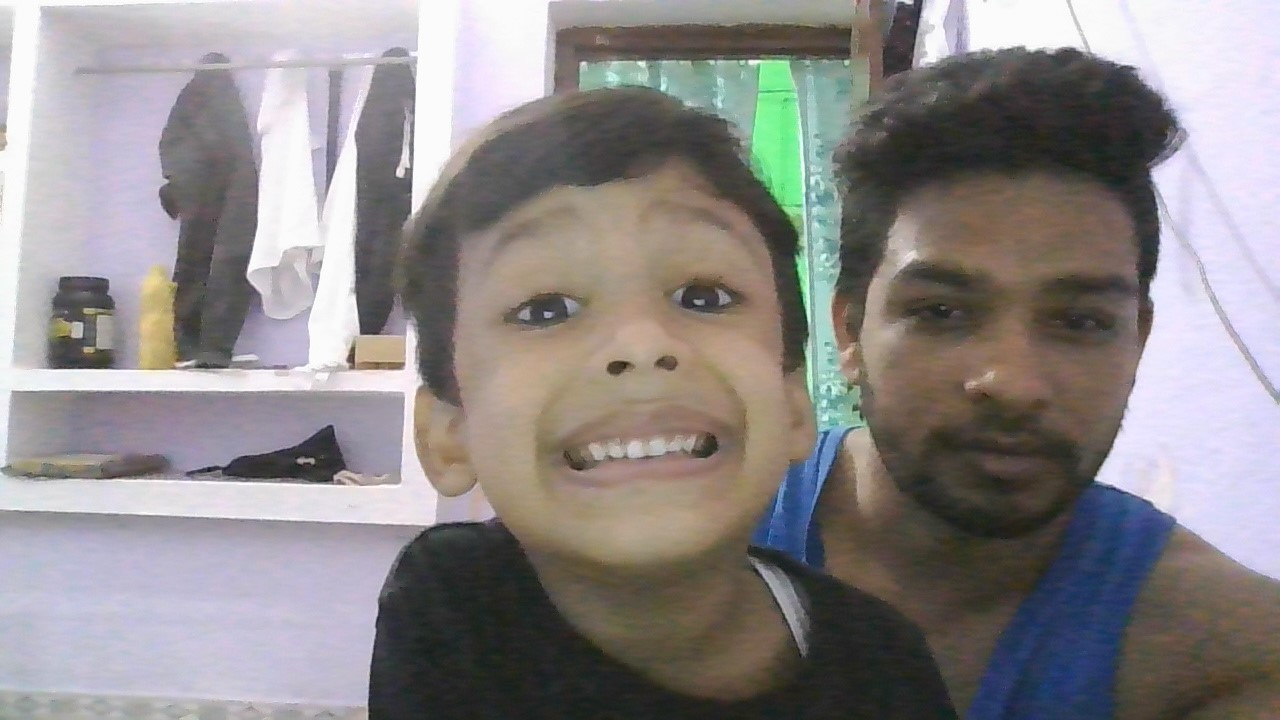
#> input picture pro.jpg, 1280 x 720 px
$ jupyter execute --allow-errors 'Day 17 _ matplotlib part 2.ipynb'
#> lines starting #> are read from the running program, lines starting #| are printed output that depends on the picture
#> (a cell that did not finish here is left out)

[cell 2]
#importing libraries

[cell 3]
import numpy as np

[cell 4]
import matplotlib.pyplot as plt

[cell 5]
from PIL import Image

[cell 6]
import numpy as np
import matplotlib.pyplot as plt
from PIL import Image

fname = r'arman.jpg'

# opening image using PIL

#> (the rest of this cell did not finish here and is left out)

[cell 7]
import numpy as np
import matplotlib.pyplot as plt
from PIL import Image

fname = r'pro.jpg'
#> fname = 'pro.jpg'

# opening image using PIL

image = Image.open(fname).convert('L')
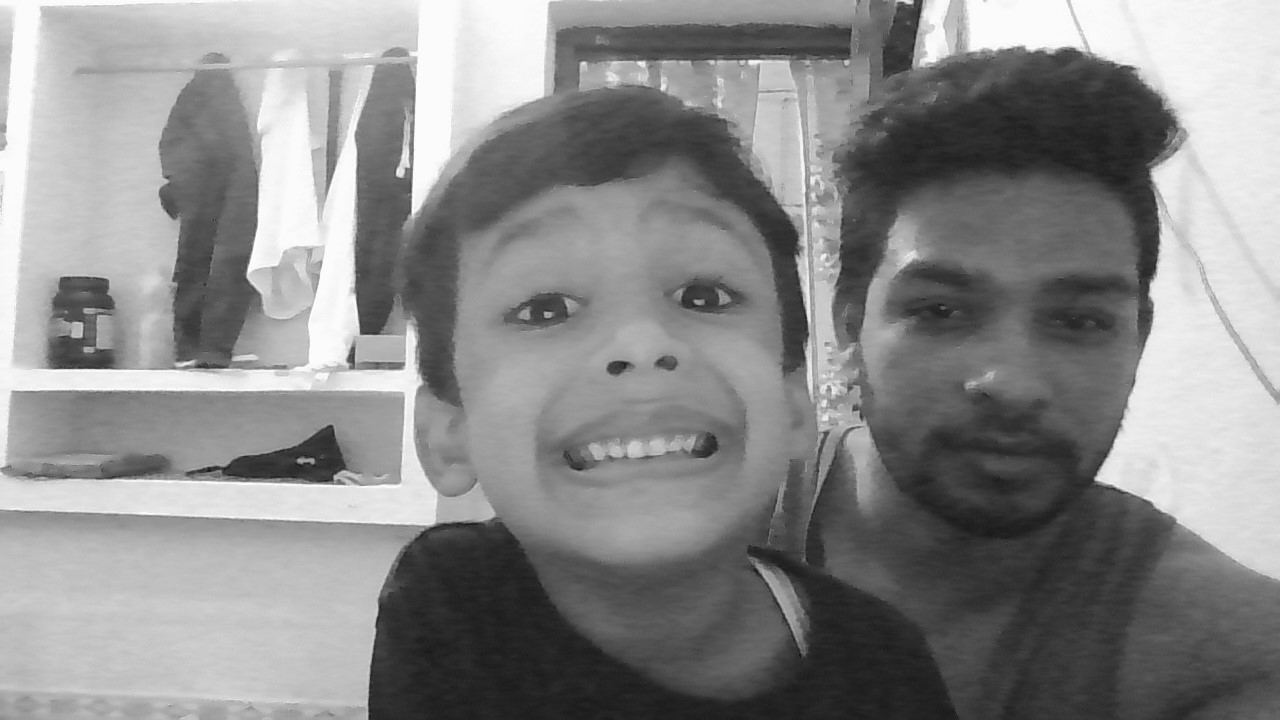
#> image: PIL image 1280x720 L; min 19, max 255, mean 137.6

plt.title("Ardaam")  # to use title in pic

plt.xlabel("Year")
plt.ylabel("Height")
#mapping image using PIL
plt.imshow(image, cmap = 'coolwarm')
plt.show()

# 4.PIE Chart

[cell 8]
import matplotlib.pyplot as plt

[cell 9]
x = [10,20,30,40]
y = ["English", "Hindi","Math", "Science"]
z = ["red", "blue", "black","pink"]

plt.pie(x, labels = y, colors = z)
plt.show()
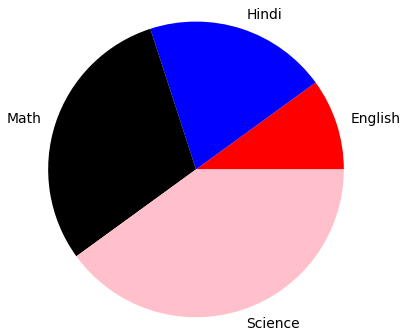
#> figure drawn by matplotlib, 1 panel

# to get table with labels of pie chart

[cell 10]
x = [10,20,30,40]
y = ["English", "Hindi","Math", "Science"]
z = ["red", "blue", "black","pink"]

plt.pie(x, labels = y, colors = z)

plt.legend()

plt.show()
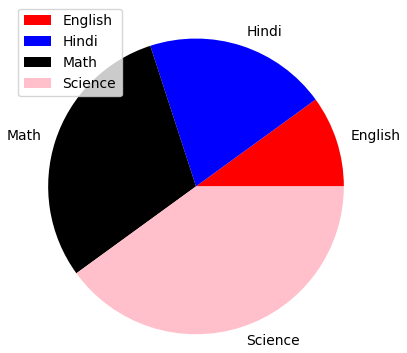
#> figure drawn by matplotlib, 1 panel
